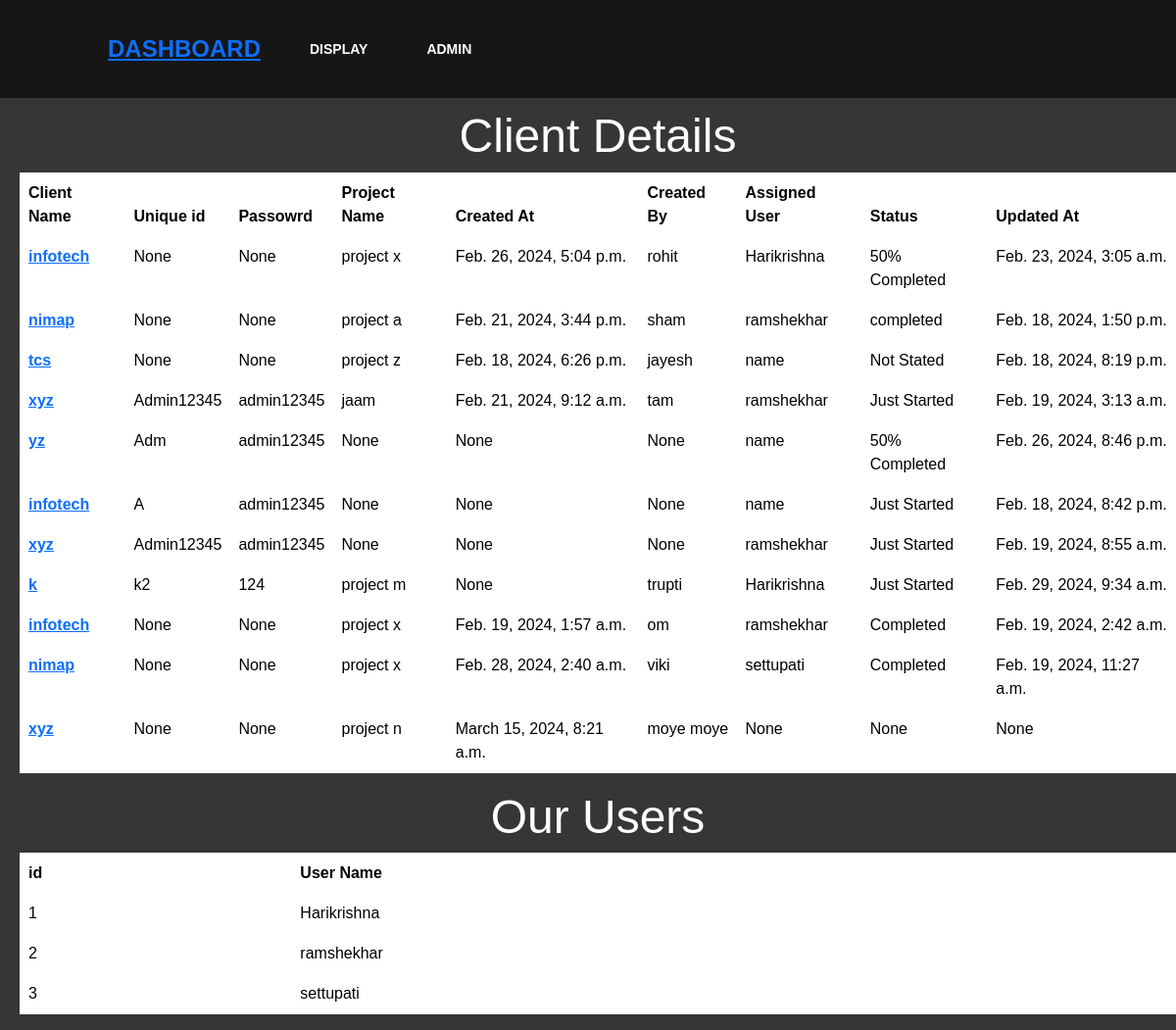
/display/, run on an earlier commit of the app's database.
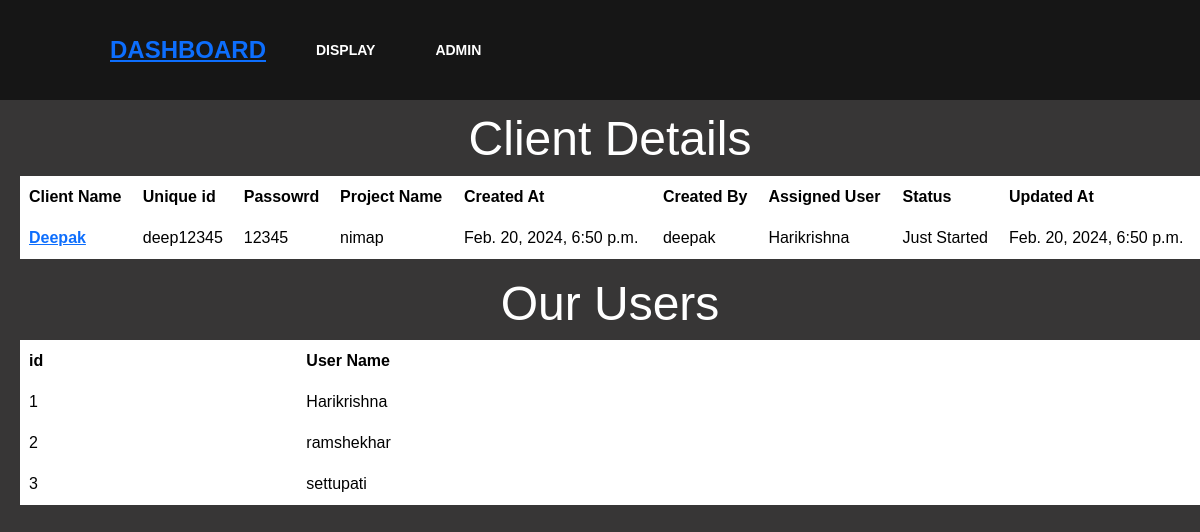
And on a later commit of the database.
### myapp/models.py (models this page shows)
class Client(models.Model):
    client_name=models.CharField(max_length=200,null=True)
    uniqueid=models.CharField(max_length=200,null=True)
    password=models.CharField(max_length=200,null=True)
    project_name=models.CharField(max_length=200,null=True)
    created_at=models.DateTimeField(null=True)
    created_by=models.CharField(max_length=200,null=True)
    assigned_user=models.CharField(max_length=200,null=True)
    status=models.CharField(max_length=200,null=True)
    updated_at=models.DateTimeField(null=True)

class User(models.Model):
    name=models.CharField(max_length=200)

### myapp/views.py (the view)
# urls.py: path('display/',views.display),
def display(request):
    data=Client.objects.all()
    data1=User.objects.all()
    context={
        'data':data,
        'data1':data1
    }
    return render(request,'myapp/display.html',context)

### myapp/templates/myapp/display.html (shortened to what this page needs)
<!DOCTYPE html>
<html lang="en">
<head>
    {% extends 'myapp/masterA.html' %}
    {% block content %}
    <span style="text-align: center;">
        <h1 class="display-5">Client Details</h1>
        <table class="table">
            <thead>
              <tr>
                <th scope="col">Client Name</th>
                <th scope="col">Unique id</th>
                <th scope="col">Passowrd</th>
                <th scope="col">Project Name</th>
                <th scope="col">Created At</th>
                <th scope="col">Created By</th>
                <th scope="col">Assigned User</th>
                <th scope="col">Status</th>
                <th scope="col">Updated At</th>
              </tr>
            </thead>
            <tbody>
              {% for i in data%}
              <tr>
                <th><a href="/update/{{i.id}}">{{i.client_name}}</a></th>
                <td>{{i.uniqueid}}</td>
                <td>{{i.password}}</td>
                <td>{{i.project_name}}</td>
                <td>{{i.created_at}}</td>
                <td>{{i.created_by}}</td>
                <td>{{i.assigned_user}}</td>
                <td>{{i.status}}</td>
                <td>{{i.updated_at}}</td>
              </tr>
              {% endfor %}
            </tbody>
          </table>
    </span>
    <span style="text-align: center;">
      <h1 class="display-5">Our Users</h1>
      <table class="table">
          <thead>
            <tr>
            <tr>
              <th scope="col">id</th>
              <th scope="col">User Name</th>
            </tr>
          </thead>
          <tbody>
            {% for j in data1 %}
            <tr>
              <td>{{j.id}}</td>
              <td>{{j.name}}</td>
            </tr>
            {% endfor %}
          </tbody>
        </table>
  </span>
    {% endblock %}

### myapp/templates/myapp/masterA.html (shortened to what this page needs)
<!DOCTYPE html>
<html lang="en">
<head>
    <link href="https://cdn.jsdelivr.net/npm/bootstrap@5.3.2/dist/css/bootstrap.min.css" rel="stylesheet">
    {%load static%}
    <link rel="stylesheet" href="{% static 'css/master.css' %}">
</head>
<body>
    <div >
        <nav>
            <div class="logo"><a href=" /">Dashboard</a></div>
            <ul>
                <li><a href="/display/">Display</a></li>
                <li><a href="/admin/">Admin</a></li>
            </ul>
        </nav>
    </div>
    {% block content %}
    {% endblock %}
</body>
</html>

### myapp/static/css/master.css (style rules this page uses)
body { padding-top: 110px; padding-left: 20px; font-family:Helvetica, sans-serif; background: #373636; color: #fff; }
nav { position: absolute; top: 0; left: 0; width: 100%; height: 100px; padding: 10px 90px; box-sizing: border-box; background: rgba(0,0,0,0.6); z-index: 1; }
nav .logo { padding: 22px 20px; height: 90px; float:left; font-size: 24px; font-weight: bold; text-transform: uppercase; color: #fff; }
nav ul { list-style: none; float: left; margin: 0; padding: 0; display: flex; }
nav ul li a { line-height: 80px; color: #fff; padding: 12px 30px; text-decoration: none; font-size: 14px; font-weight: bold; text-transform: uppercase; }
.table th, .table td { border: 1px solid white; padding: 8px; text-align: left; }

What changed in the data, as far as the page shows it:
removed Client: client_name "infotech", uniqueid "None", password "None", project_name "project x", created_at "Feb. 26, 2024, 5:04 p.m.", created_by "rohit", assigned_user "Harikrishna", status "50% Completed", updated_at "Feb. 23, 2024, 3:05 a.m."
removed Client: client_name "nimap", uniqueid "None", password "None", project_name "project a", created_at "Feb. 21, 2024, 3:44 p.m.", created_by "sham", assigned_user "ramshekhar", status "completed", updated_at "Feb. 18, 2024, 1:50 p.m."
removed Client: client_name "tcs", uniqueid "None", password "None", project_name "project z", created_at "Feb. 18, 2024, 6:26 p.m.", created_by "jayesh", assigned_user "name", status "Not Stated", updated_at "Feb. 18, 2024, 8:19 p.m."
removed Client: client_name "xyz", uniqueid "Admin12345", password "admin12345", project_name "jaam", created_at "Feb. 21, 2024, 9:12 a.m.", created_by "tam", assigned_user "ramshekhar", status "Just Started", updated_at "Feb. 19, 2024, 3:13 a.m."
removed Client: client_name "yz", uniqueid "Adm", password "admin12345", project_name "None", created_at "None", created_by "None", assigned_user "name", status "50% Completed", updated_at "Feb. 26, 2024, 8:46 p.m."
removed Client: client_name "infotech", uniqueid "A", password "admin12345", project_name "None", created_at "None", created_by "None", assigned_user "name", status "Just Started", updated_at "Feb. 18, 2024, 8:42 p.m."
removed Client: client_name "xyz", uniqueid "Admin12345", password "admin12345", project_name "None", created_at "None", created_by "None", assigned_user "ramshekhar", status "Just Started", updated_at "Feb. 19, 2024, 8:55 a.m."
removed Client: client_name "k", uniqueid "k2", password "124", project_name "project m", created_at "None", created_by "trupti", assigned_user "Harikrishna", status "Just Started", updated_at "Feb. 29, 2024, 9:34 a.m."
removed Client: client_name "infotech", uniqueid "None", password "None", project_name "project x", created_at "Feb. 19, 2024, 1:57 a.m.", created_by "om", assigned_user "ramshekhar", status "Completed", updated_at "Feb. 19, 2024, 2:42 a.m."
removed Client: client_name "nimap", uniqueid "None", password "None", project_name "project x", created_at "Feb. 28, 2024, 2:40 a.m.", created_by "viki", assigned_user "settupati", status "Completed", updated_at "Feb. 19, 2024, 11:27 a.m."
removed Client: client_name "xyz", uniqueid "None", password "None", project_name "project n", created_at "March 15, 2024, 8:21 a.m.", created_by "moye moye", assigned_user "None", status "None", updated_at "None"
added Client: client_name "Deepak", uniqueid "deep12345", password "12345", project_name "nimap", created_at "Feb. 20, 2024, 6:50 p.m.", created_by "deepak", assigned_user "Harikrishna", status "Just Started", updated_at "Feb. 20, 2024, 6:50 p.m."
